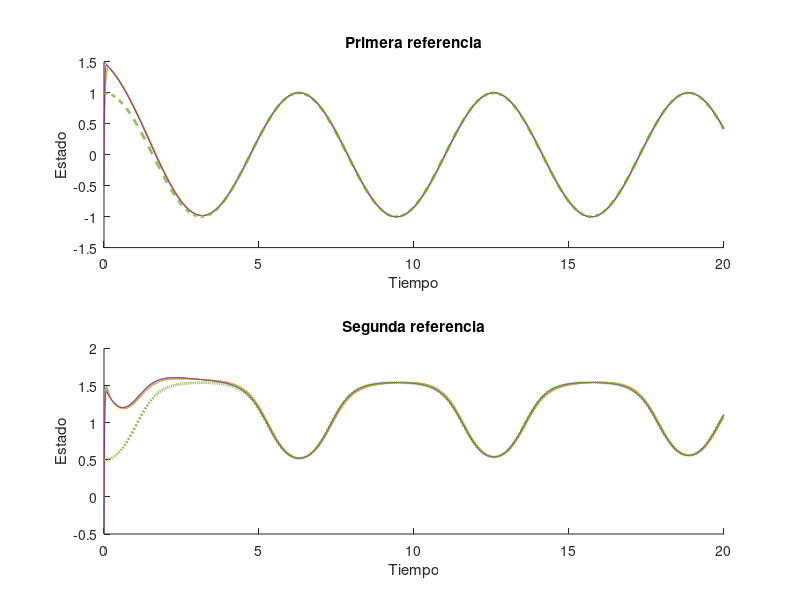

This chart was generated by the following MATLAB code:
clc
clearvars
close all

% Parámetros
num_agents = 4; % Número de agentes
T = 20; % Tiempo de simulación
Dt = 0.01; % Paso de tiempo
iteraciones = T / Dt;

 % Matriz de adyacencia 
A1 = [0 0 0 0;
      1 0 1 0;
      0 1 0 0;
      1 0 0 0;];
% Matriz de adyacencia segundo caso
% A1=[0 1 0 1;
%     1 0 1 0;
%     0 1 0 0;
%     1 0 0 0];

K = ones(num_agents); % Matriz de coeficientes k_{ij}
alpha = ones(num_agents, 1); % Vector de coeficientes alpha_i
gamma = 50*ones(num_agents, 1); % Vector de coeficientes gamma_i

% Inicialización
xi = zeros(num_agents, iteraciones); % Estados de los agentes
xi_dot = zeros(num_agents, iteraciones); % Derivadas de los estados

% Inicialización de los estados de los agentes
xi(:, 1) = [1.5;.5;0;-0.5]; % Estados iniciales estados

% Primera referencia
xi_r1 = cos(0:Dt:(iteraciones-1)*Dt); % Primera referencia variante con el tiempo

% Dinámica de la primera referencia
f1 =  @(t, xi_r) -sin(t); % Derivada de la referencia

% Simulación con la primera referencia
xi1 = xi; % Copia de los estados iniciales
for k = 1:iteraciones-1
    t = (k-1) * Dt;
    
    % Derivada de la referencia en el tiempo actual
    xi_r1_dot = f1(t, xi_r1(k));
    
    for i = 1:num_agents
        if i == 1 % Vehículo con acceso a la referencia
            u_i = xi_r1_dot - sum(A1(i, :) .* K(i, :) .* (xi1(i, k) - xi1(:, k)')) - alpha(i) * (xi1(i, k) - xi_r1(k));
        else % Otros vehículos
            sum_gk = sum(A1(i, :) .* K(i, :));
            if sum_gk == 0
                u_i = 0;
            else
                u_i = (1 / sum_gk) * sum(A1(i, :) .* K(i, :) .* (xi_dot(:, k)' - gamma(i) * (xi1(i, k) - xi1(:, k)')));
            end
        end
        xi_dot(i, k) = u_i;
    end
    
    % Actualización de los estados usando la aproximación de Euler
    xi1(:, k+1) = xi1(:, k) + Dt * xi_dot(:, k);
end

% Segunda referencia
xi_r2 = zeros(1, iteraciones);
xi_r2(1) = 0.5; % Estado inicial de la segunda referencia

% Dinámica de la segunda referencia
f2 = @(t, xi_r) sin(t) * sin(2 * xi_r); % Derivada de la segunda referencia

% Simulación con la segunda referencia
xi2 = xi; % Copia de los estados iniciales
for k = 1:iteraciones-1
    t = (k-1) * Dt;
    
    % Derivada de la referencia en el tiempo actual
    xi_r2_dot = f2(t, xi_r2(k));
    
    % Actualización de la segunda referencia
    xi_r2(k+1) = xi_r2(k) + Dt * xi_r2_dot;
    
    for i = 1:num_agents
        if i == 1 % Vehículo con acceso a la referencia
            u_i = xi_r2_dot - sum(A1(i, :) .* K(i, :) .* (xi2(i, k) - xi2(:, k)')) - alpha(i) * (xi2(i, k) - xi_r2(k));
        else % Otros vehículos
            sum_gk = sum(A1(i, :) .* K(i, :));
            if sum_gk == 0
                u_i = 0;
            else
                u_i = (1 / sum_gk) * sum(A1(i, :) .* K(i, :) .* (xi_dot(:, k)' - gamma(i) * (xi2(i, k) - xi2(:, k)')));
            end
        end
        xi_dot(i, k) = u_i;
    end
    
    % Actualización de los estados usando la aproximación de Euler
    xi2(:, k+1) = xi2(:, k) + Dt * xi_dot(:, k);
end

% Ploteo de resultados
time = 0:Dt:(iteraciones-1)*Dt;

figure;

% Subplot para la primera referencia
subplot(2, 1, 1);
hold on;
for i = 1:num_agents
    plot(time, xi1(i, :));
end
plot(time, xi_r1, '--', 'LineWidth', 2); % Primera referencia
xlabel('Tiempo');
ylabel('Estado');
title('Primera referencia');
hold off;

% Subplot para la segunda referencia
subplot(2, 1, 2);
hold on;
for i = 1:num_agents
    plot(time, xi2(i, :));
end
plot(time, xi_r2, ':', 'LineWidth', 2); % Segunda referencia
xlabel('Tiempo');
ylabel('Estado');
title('Segunda referencia');
hold off;

